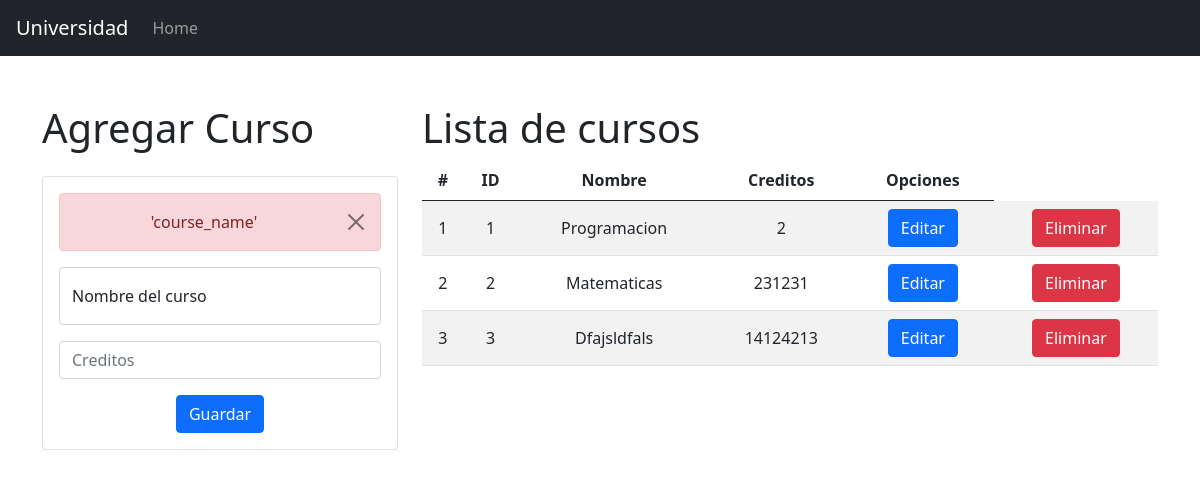
Page /add_course/ on the earlier database version.
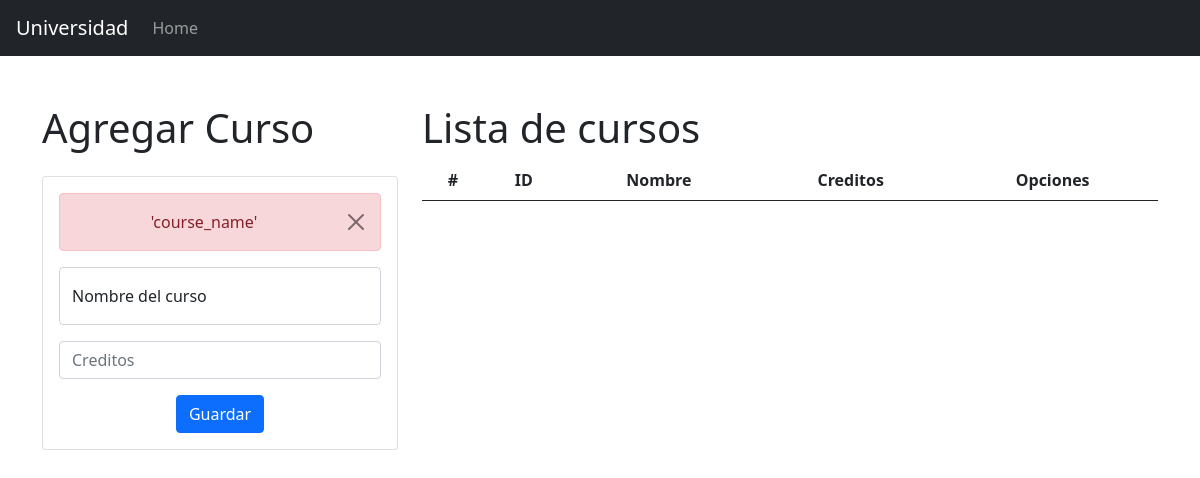
Same page on the later database version.
### academico/models.py (models this page shows, shortened)
class Course(models.Model):
    name = models.CharField(max_length=40, null=False)
    credits = models.PositiveSmallIntegerField()

### academico/views.py (the view)
# urls.py: path("add_course/", views.add_course, name="add_course"),
def add_course(request):
    try:
        course_name = request.POST["course_name"]
        credits = request.POST["credits"]
        if course_name.strip() == "":
            raise Exception("The course must contain a name")
        Course.objects.create(name=course_name, credits=credits)
    except Exception as error:
        courses = Course.objects.all()
        return render(
            request, "manage_courses.html", {"courses": courses, "error": error}
        )
    return redirect(reverse("academico:home"))

### academico/templates/manage_courses.html (shortened to what this page needs)
{% extends 'base.html' %}
{% load static %}
{% block head %}
<link rel="stylesheet" href="{% static 'css/manage_courses.css' %}" />
{% endblock head %} {% block content %}
<div class="row">
  <section class="col col-12 col-md-6 col-lg-4 mb-4 mb-md-0">
    <h3 class="h1">Agregar Curso</h3>
    <div class="card mt-4 text-center">
      <div class="card-body">
        {% if error %}
        <div class="alert alert-danger alert-dismissible fade show" role="alert">
          {{ error }}
          <button type="button" class="btn-close" data-dismiss="alert" aria-label="Close">
          </button>
        </div>
        {% endif %}
        <form method="POST" action="{% url 'academico:add_course' %}">
          <div class="form-floating mb-3">
            <input
              type="text"
              id="course_name"
              name="course_name"
              class="form-control"
              placeholder="Nomre del curso"
            />
            <label for="course_name">Nombre del curso</label>
          </div>
          <div class="form-group mb-3">
            <input
              type="number"
              id="credits"
              name="credits"
              class="form-control"
              placeholder="Creditos"
            />
          </div>
          <div class="form-group">
            <button type="submit" class="btn btn-primary">
              Guardar
            </button>
          </div>
        </form>
      </div>
    </div>
    <div class="row p-3">
    </div>
  </section>
  <section class="col col-12 col-md-6 col-lg-8">
    <h3 class="h1">Lista de cursos</h3>
    <div class="table-responsive">
      <table class="table table-striped">
        <thead>
          <tr>
            <th>#</th>
            <th>ID</th>
            <th>Nombre</th>
            <th>Creditos</th>
            <th>Opciones</th>
          </tr>
        </thead>
        <tbody>
          {% for course in courses %}
          <tr>
            <td>{{ forloop.counter }}</td>
            <td>{{ course.id }}</td>
            <td>{{ course.name | capfirst }}</td>
            <td>{{ course.credits }}</td>
            <td>
              <a
                href="{% url 'academico:edit_course' course.id %}"
                class="btn btn-primary"
                >Editar</a
              >
            </td>
            <td>
              <a
                href="{% url 'academico:delete_course' course.id %}"
                class="btn btn-danger btn-delete"
                >Eliminar</a
              >
            </td>
          </tr>
          {% endfor %}
        </tbody>
      </table>
    </div>
  </section>
</div>
{% endblock %}

### academico/templates/base.html (shortened to what this page needs)
<!DOCTYPE html>
<html lang="en">
  <head>
    {% load static %}
    <link
      href="https://cdn.jsdelivr.net/npm/bootstrap@5.0.2/dist/css/bootstrap.min.css"
      rel="stylesheet"
    />
    {% block head %}{% endblock %}
  </head>
  <body>
    <header>
      <nav class="navbar navbar-expand-lg navbar-dark bg-dark px-3">
        <a href="{% url 'academico:home' %}" class="navbar-brand"
          >Universidad</a
        >
        <div class="collapse navbar-collapse" id="navbarNavAltMarkup">
          <div class="navbar-nav">
            <a href="#" class="nav-item nav-link">Home</a>
          </div>
        </div>
      </nav>
    </header>
    <main class="container py-5">
      {% block content %}{% endblock %}
    </main>
  </body>
</html>

### academico/static/css/manage_courses.css (style rules this page uses)
th, td { text-align: center; vertical-align: middle; }

Differences in the rows shown:
removed Course: id "1", name "Programacion", credits "2"
removed Course: id "2", name "Matematicas", credits "231231"
removed Course: id "3", name "Dfajsldfals", credits "14124213"
